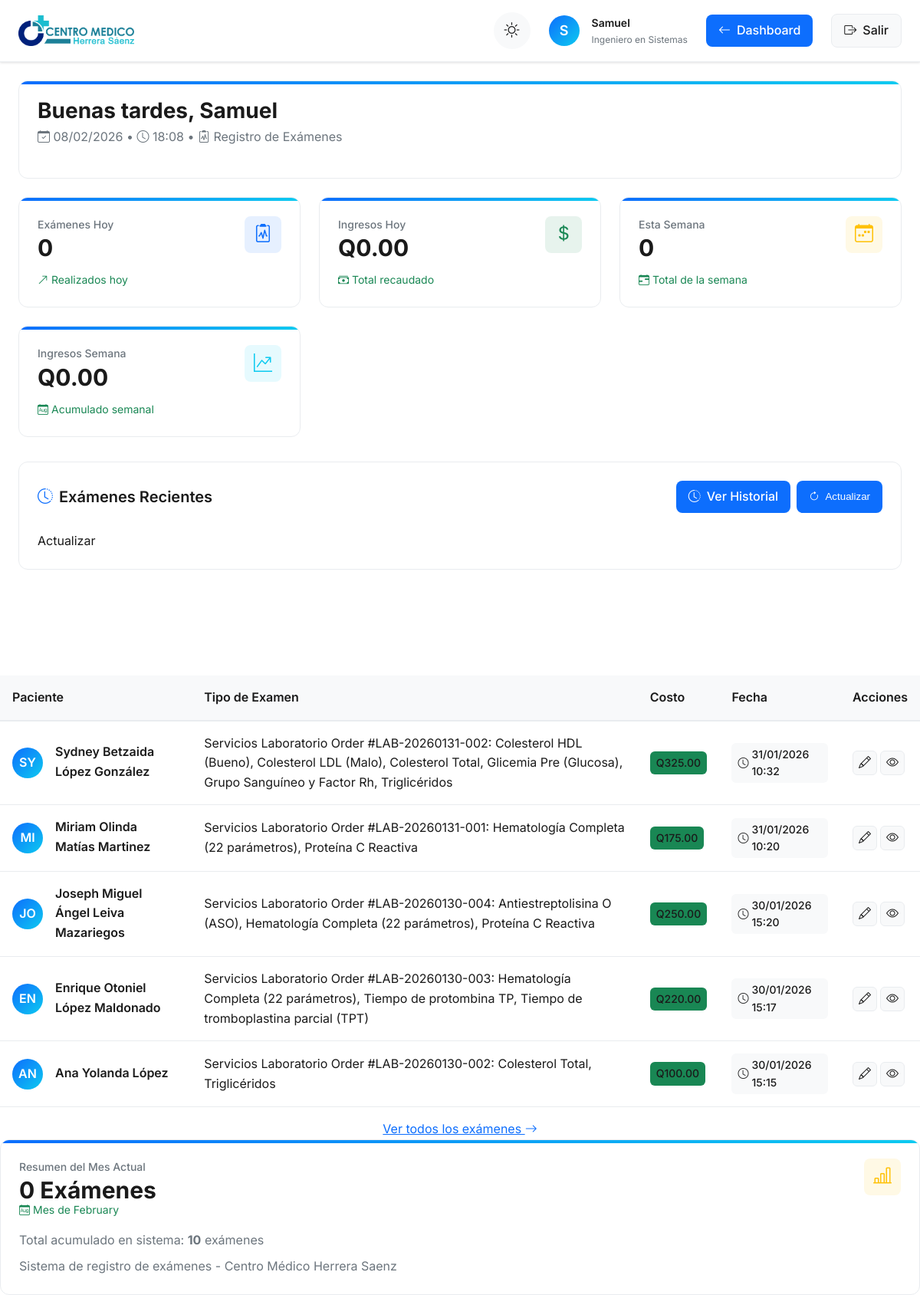
Page /php/examinations/index.php (signed in) on the committed database.
### tables this page shows
CREATE TABLE `examenes_realizados` (
  `id_examen_realizado` int NOT NULL,
  `id_paciente` int NOT NULL,
  `nombre_paciente` varchar(255) NOT NULL,
  `tipo_examen` varchar(255) NOT NULL COMMENT 'Nombre del examen (ej. Electrocardiograma, Ultrasonido)',
  `cobro` decimal(10,2) NOT NULL,
  `fecha_examen` timestamp NULL DEFAULT CURRENT_TIMESTAMP,
  `usuario` varchar(255) DEFAULT NULL,
  `tipo_pago` enum('Efectivo','Tarjeta','Transferencia') DEFAULT 'Efectivo'
);

### php/examinations/index.php (the view, shortened to what this page needs)
<?php
try {
    $database = new Database();
    $conn = $database->getConnection();
    $user_type = $_SESSION['tipoUsuario'];
    $user_name = $_SESSION['nombre'];
    $user_specialty = $_SESSION['especialidad'] ?? 'Profesional Médico';
    $today = date('Y-m-d');
    $stmt = $conn->prepare("SELECT COUNT(*) as count FROM examenes_realizados WHERE DATE(fecha_examen) = ?");
    $stmt->execute([$today]);
    $today_exams = $stmt->fetch(PDO::FETCH_ASSOC)['count'] ?? 0;
    $stmt = $conn->prepare("SELECT SUM(cobro) as total FROM examenes_realizados WHERE DATE(fecha_examen) = ?");
    $stmt->execute([$today]);
    $today_revenue = $stmt->fetch(PDO::FETCH_ASSOC)['total'] ?? 0;
    $week_start = date('Y-m-d', strtotime('monday this week'));
    $week_end = date('Y-m-d', strtotime('sunday this week'));
    $stmt = $conn->prepare("SELECT COUNT(*) as count FROM examenes_realizados WHERE DATE(fecha_examen) BETWEEN ? AND ?");
    $stmt->execute([$week_start, $week_end]);
    $week_exams = $stmt->fetch(PDO::FETCH_ASSOC)['count'] ?? 0;
    $stmt = $conn->prepare("SELECT SUM(cobro) as total FROM examenes_realizados WHERE DATE(fecha_examen) BETWEEN ? AND ?");
    $stmt->execute([$week_start, $week_end]);
    $week_revenue = $stmt->fetch(PDO::FETCH_ASSOC)['total'] ?? 0;
    $month_start = date('Y-m-01');
    $month_end = date('Y-m-t');
    $stmt = $conn->prepare("SELECT COUNT(*) as count FROM examenes_realizados WHERE DATE(fecha_examen) BETWEEN ? AND ?");
    $stmt->execute([$month_start, $month_end]);
    $month_exams = $stmt->fetch(PDO::FETCH_ASSOC)['count'] ?? 0;
    $stmt = $conn->prepare("SELECT COUNT(*) as count FROM examenes_realizados");
    $stmt->execute();
    $total_exams = $stmt->fetch(PDO::FETCH_ASSOC)['count'] ?? 0;
    $stmt = $conn->prepare("
        SELECT id_examen_realizado, nombre_paciente, tipo_examen, cobro, fecha_examen
        FROM examenes_realizados
        ORDER BY fecha_examen DESC
        LIMIT 5
    ");
    $stmt->execute();
    $recent_exams = $stmt->fetchAll(PDO::FETCH_ASSOC);
} catch (Exception $e) {
    error_log("Error en registro de exámenes: " . $e->getMessage());
    die("Error al cargar el módulo de exámenes. Por favor, contacte al administrador.");
}
?>
<!DOCTYPE html>
<html lang="es" data-theme="light">
<head>
    <link rel="stylesheet" href="https://cdn.jsdelivr.net/npm/bootstrap-icons@1.10.0/font/bootstrap-icons.css">
    <link rel="stylesheet" href="https://cdn.jsdelivr.net/npm/choices.js/public/assets/styles/choices.min.css">
</head>
<body>
    <div class="marble-effect"></div>
    <div class="dashboard-container">
        <header class="dashboard-header">
            <div class="header-content">
                <div class="brand-container">
                    <img src="../../assets/img/herrerasaenz.png" alt="Centro Médico Herrera Saenz" class="brand-logo">
                </div>
                <div class="header-controls">
                    <div class="theme-toggle">
                        <button id="themeSwitch" class="theme-btn" aria-label="Cambiar tema claro/oscuro">
                            <i class="bi bi-sun theme-icon sun-icon"></i>
                        </button>
                    </div>
                    <div class="header-user">
                        <div class="header-avatar">
                            <?php echo strtoupper(substr($user_name, 0, 1)); ?>
                        </div>
                        <div class="header-details">
                            <span class="header-name"><?php echo htmlspecialchars($user_name); ?></span>
                            <span class="header-role"><?php echo htmlspecialchars($user_specialty); ?></span>
                        </div>
                    </div>
                    <a href="../dashboard/index.php" class="action-btn secondary">
                        <i class="bi bi-arrow-left"></i>
                        Dashboard
                    </a>
                    <a href="../auth/logout.php" class="logout-btn">
                        <i class="bi bi-box-arrow-right"></i>
                        <span>Salir</span>
                    </a>
                </div>
            </div>
        </header>
        <main class="main-content">
            <div class="stat-card mb-4 animate-in">
                <div class="stat-header">
                    <div>
                        <h2 id="greeting" class="stat-value" style="font-size: 1.75rem; margin-bottom: 0.5rem;">
                            <span id="greeting-text">Buenos días</span>, <?php echo htmlspecialchars($user_name); ?>
                        </h2>
                        <p class="text-muted mb-0">
                            <i class="bi bi-calendar-check me-1"></i> <?php echo date('d/m/Y'); ?>
                            <span class="mx-2">•</span>
                            <i class="bi bi-clock me-1"></i> <span id="current-time"><?php echo date('H:i'); ?></span>
                            <span class="mx-2">•</span>
                            <i class="bi bi-clipboard2-pulse me-1"></i> Registro de Exámenes
                        </p>
                    </div>
                </div>
            </div>
            <?php if ($user_type === 'admin'): ?>
            <div class="stats-grid">
                <div class="stat-card animate-in delay-1">
                    <div class="stat-header">
                        <div>
                            <div class="stat-title">Exámenes Hoy</div>
                            <div class="stat-value"><?php echo $today_exams; ?></div>
                        </div>
                        <div class="stat-icon primary">
                            <i class="bi bi-clipboard2-pulse"></i>
                        </div>
                    </div>
                    <div class="stat-change positive">
                        <i class="bi bi-arrow-up-right"></i>
                        <span>Realizados hoy</span>
                    </div>
                </div>
                <div class="stat-card animate-in delay-2">
                    <div class="stat-header">
                        <div>
                            <div class="stat-title">Ingresos Hoy</div>
                            <div class="stat-value">Q<?php echo number_format($today_revenue, 2); ?></div>
                        </div>
                        <div class="stat-icon success">
                            <i class="bi bi-currency-dollar"></i>
                        </div>
                    </div>
                    <div class="stat-change positive">
                        <i class="bi bi-cash-stack"></i>
                        <span>Total recaudado</span>
                    </div>
                </div>
                <div class="stat-card animate-in delay-3">
                    <div class="stat-header">
                        <div>
                            <div class="stat-title">Esta Semana</div>
                            <div class="stat-value"><?php echo $week_exams; ?></div>
                        </div>
                        <div class="stat-icon warning">
                            <i class="bi bi-calendar-week"></i>
                        </div>
                    </div>
                    <div class="stat-change positive">
                        <i class="bi bi-calendar-range"></i>
                        <span>Total de la semana</span>
                    </div>
                </div>
                <div class="stat-card animate-in delay-4">
                    <div class="stat-header">
                        <div>
                            <div class="stat-title">Ingresos Semana</div>
                            <div class="stat-value">Q<?php echo number_format($week_revenue, 2); ?></div>
                        </div>
                        <div class="stat-icon info">
                            <i class="bi bi-graph-up-arrow"></i>
                        </div>
                    </div>
                    <div class="stat-change positive">
                        <i class="bi bi-calendar-month"></i>
                        <span>Acumulado semanal</span>
                    </div>
                </div>
            </div>
            <?php endif; ?>
            <section class="appointments-section animate-in delay-2">
                <div class="section-header">
                    <h3 class="section-title">
                        <i class="bi bi-clock-history section-title-icon"></i>
                        Exámenes Recientes
                    </h3>
                    <div class="d-flex gap-2">
                        <a href="historial_examenes.php" class="action-btn secondary">
                            <i class="bi bi-clock-history"></i>
                            Ver Historial
                        </a>
                        <button type="button" class="action-btn" onclick="refreshExams()">
                            <i class="bi bi-arrow-clockwise"></i>
                            Actualizar
                        </button>
                    </div>
                </div>
                Actualizar
            </div>
            <?php if (count($recent_exams) > 0): ?>
                <div class="table-responsive">
                    <table class="appointments-table">
                        <thead>
                            <tr>
                                <th>Paciente</th>
                                <th>Tipo de Examen</th>
                                <th>Costo</th>
                                <th>Fecha</th>
                                <th>Acciones</th>
                            </tr>
                        </thead>
                        <tbody>
                            <?php foreach ($recent_exams as $exam): ?>
                                <?php
                                $patient_name = htmlspecialchars($exam['nombre_paciente']);
                                $patient_initials = strtoupper(substr($patient_name, 0, 2));
                                ?>
                                <tr>
                                    <td>
                                        <div class="patient-cell">
                                            <div class="patient-avatar">
                                                <?php echo $patient_initials; ?>
                                            </div>
                                            <div class="patient-info">
                                                <div class="patient-name"><?php echo $patient_name; ?></div>
                                            </div>
                                        </div>
                                    </td>
                                    <td>
                                        <div class="procedure-type">
                                            <?php echo htmlspecialchars($exam['tipo_examen']); ?>
                                        </div>
                                    </td>
                                    <td>
                                        <span class="time-badge bg-success text-white">
                                            Q<?php echo number_format($exam['cobro'], 2); ?>
                                        </span>
                                    </td>
                                    <td>
                                        <span class="time-badge">
                                            <i class="bi bi-clock"></i>
                                            <?php echo date('d/m/Y H:i', strtotime($exam['fecha_examen'])); ?>
                                        </span>
                                    </td>
                                    <td>
                                        <div class="action-buttons">
                                            <a href="#" class="btn-icon edit" title="Editar">
                                                <i class="bi bi-pencil"></i>
                                            </a>
                                            <a href="#" class="btn-icon history" title="Ver detalles">
                                                <i class="bi bi-eye"></i>
                                            </a>
                                        </div>
                                    </td>
                                </tr>
                            <?php endforeach; ?>
                        </tbody>
                    </table>
                </div>
                <div class="mt-3 text-center">
                    <a href="historial_examenes.php" class="text-primary text-decoration-none">
                        Ver todos los exámenes <i class="bi bi-arrow-right"></i>
                    </a>
                </div>
                <?php endif; ?>
    <div class="stat-card animate-in delay-3">
        <div class="stat-header">
            <div>
                <div class="stat-title">Resumen del Mes Actual</div>
                <div class="stat-value"><?php echo $month_exams; ?> Exámenes</div>
                <div class="stat-change positive">
                    <i class="bi bi-calendar-month"></i>
                    <span>Mes de <?php echo date('F'); ?></span>
                </div>
            </div>
            <div class="stat-icon warning">
                <i class="bi bi-bar-chart-line"></i>
            </div>
        </div>
        <div class="mt-3">
            <p class="text-muted mb-2">Total acumulado en sistema: <strong><?php echo $total_exams; ?></strong> exámenes
            </p>
            <p class="text-muted mb-0">Sistema de registro de exámenes - Centro Médico Herrera Saenz</p>
        </div>
    </div>
</body>
</html>

### rows in the picture
examenes_realizados: nombre_paciente "SY", nombre_paciente "Sydney Betzaida López González", tipo_examen "Servicios Laboratorio Order #LAB-20260131-002: Colesterol HDL (Bueno), Colesterol LDL (Malo), Colesterol Total, Glicemia Pre (Glucosa), Grupo Sanguíneo y Factor Rh, Triglicéridos", cobro "325.00", fecha_examen "31/01/2026 10:32"
examenes_realizados: nombre_paciente "MI", nombre_paciente "Miriam Olinda Matías Martinez", tipo_examen "Servicios Laboratorio Order #LAB-20260131-001: Hematología Completa (22 parámetros), Proteína C Reactiva", cobro "175.00", fecha_examen "31/01/2026 10:20"
examenes_realizados: nombre_paciente "JO", nombre_paciente "Joseph Miguel Ángel Leiva Mazariegos", tipo_examen "Servicios Laboratorio Order #LAB-20260130-004: Antiestreptolisina O (ASO), Hematología Completa (22 parámetros), Proteína C Reactiva", cobro "250.00", fecha_examen "30/01/2026 15:20"
examenes_realizados: nombre_paciente "EN", nombre_paciente "Enrique Otoniel López Maldonado", tipo_examen "Servicios Laboratorio Order #LAB-20260130-003: Hematología Completa (22 parámetros), Tiempo de protombina TP, Tiempo de tromboplastina parcial (TPT)", cobro "220.00", fecha_examen "30/01/2026 15:17"
examenes_realizados: nombre_paciente "AN", nombre_paciente "Ana Yolanda López", tipo_examen "Servicios Laboratorio Order #LAB-20260130-002: Colesterol Total, Triglicéridos", cobro "100.00", fecha_examen "30/01/2026 15:15"

### other values in the picture
substr($user_name, 0, 1) "S"
$user_name "Samuel"
$user_specialty "Ingeniero en Sistemas"
$today_exams "0"
$today_revenue "0.00"
$week_exams "0"
$week_revenue "0.00"
$month_exams "0"
$total_exams "10"
